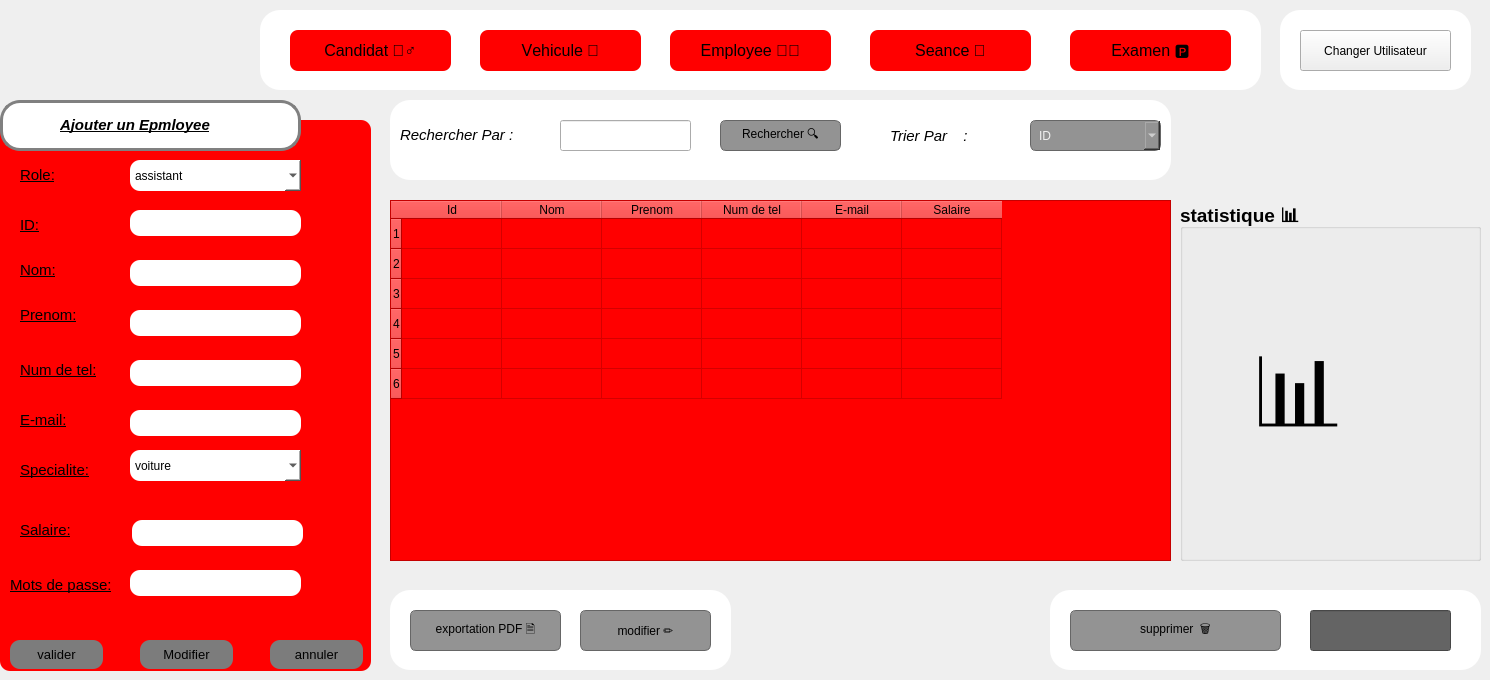
    <widget class="QWidget" name="tab2">
     <attribute name="title">
      <string>Tab 2</string>
     </attribute>
     <widget class="QGroupBox" name="groupBox_6">
      <property name="geometry">
       <rect>
        <x>0</x>
        <y>120</y>
        <width>371</width>
        <height>551</height>
       </rect>
      </property>
      <property name="font">
       <font>
        <pointsize>14</pointsize>
        <italic>false</italic>
        <bold>true</bold>
        <underline>false</underline>
        <strikeout>false</strikeout>
       </font>
      </property>
      <property name="styleSheet">
       <string notr="true">color: rgb(0, 0, 0);
background-color: rgb(255, 0, 0);
border-color: qlineargradient(spread:pad, x1:0, y1:0, x2:1, y2:0, stop:0 rgba(0, 0, 0, 255), stop:1 rgba(255, 255, 255, 255));
border-radius: 10px;
</string>
      </property>
      <property name="title">
       <string/>
      </property>
      <widget class="QLineEdit" name="lineEdit_28">
       <property name="geometry">
        <rect>
         <x>130</x>
         <y>90</y>
         <width>171</width>
         <height>26</height>
        </rect>
       </property>
       <property name="styleSheet">
        <string notr="true">background-color: white;</string>
       </property>
      </widget>
      <widget class="QLabel" name="label_38">
       <property name="geometry">
        <rect>
         <x>20</x>
         <y>90</y>
         <width>63</width>
         <height>31</height>
        </rect>
       </property>
       <property name="font">
        <font>
         <pointsize>9</pointsize>
         <italic>false</italic>
         <bold>false</bold>
         <underline>false</underline>
         <strikeout>false</strikeout>
        </font>
       </property>
       <property name="text">
        <string>&lt;html&gt;&lt;head/&gt;&lt;body&gt;&lt;p&gt;&lt;span style=&quot; font-size:11pt; text-decoration: underline;&quot;&gt;ID:&lt;/span&gt;&lt;/p&gt;&lt;/body&gt;&lt;/html&gt;</string>
       </property>
      </widget>
      <widget class="QLabel" name="label_39">
       <property name="geometry">
        <rect>
         <x>20</x>
         <y>140</y>
         <width>63</width>
         <height>21</height>
        </rect>
       </property>
       <property name="font">
        <font>
         <pointsize>9</pointsize>
         <italic>false</italic>
         <bold>false</bold>
         <underline>false</underline>
         <strikeout>false</strikeout>
        </font>
       </property>
       <property name="text">
        <string>&lt;html&gt;&lt;head/&gt;&lt;body&gt;&lt;p&gt;&lt;span style=&quot; font-size:11pt; text-decoration: underline;&quot;&gt;Nom:&lt;/span&gt;&lt;/p&gt;&lt;/body&gt;&lt;/html&gt;</string>
       </property>
      </widget>
      <widget class="QLabel" name="label_40">
       <property name="geometry">
        <rect>
         <x>20</x>
         <y>180</y>
         <width>71</width>
         <height>31</height>
        </rect>
       </property>
       <property name="font">
        <font>
         <pointsize>9</pointsize>
         <italic>false</italic>
         <bold>false</bold>
         <underline>false</underline>
         <strikeout>false</strikeout>
        </font>
       </property>
       <property name="text">
        <string>&lt;html&gt;&lt;head/&gt;&lt;body&gt;&lt;p&gt;&lt;span style=&quot; font-size:11pt; text-decoration: underline;&quot;&gt;Prenom:&lt;/span&gt;&lt;/p&gt;&lt;/body&gt;&lt;/html&gt;</string>
       </property>
      </widget>
      <widget class="QLabel" name="label_41">
       <property name="geometry">
        <rect>
         <x>20</x>
         <y>240</y>
         <width>101</width>
         <height>21</height>
        </rect>
       </property>
       <property name="font">
        <font>
         <pointsize>9</pointsize>
         <italic>false</italic>
         <bold>false</bold>
         <underline>false</underline>
         <strikeout>false</strikeout>
        </font>
       </property>
       <property name="text">
        <string>&lt;html&gt;&lt;head/&gt;&lt;body&gt;&lt;p&gt;&lt;span style=&quot; font-size:11pt; text-decoration: underline;&quot;&gt;Num de tel:&lt;/span&gt;&lt;/p&gt;&lt;/body&gt;&lt;/html&gt;</string>
       </property>
      </widget>
      <widget class="QLabel" name="label_42">
       <property name="geometry">
        <rect>
         <x>20</x>
         <y>290</y>
         <width>81</width>
         <height>21</height>
        </rect>
       </property>
       <property name="font">
        <font>
         <pointsize>9</pointsize>
         <italic>false</italic>
         <bold>false</bold>
         <underline>false</underline>
         <strikeout>false</strikeout>
        </font>
       </property>
       <property name="text">
        <string>&lt;html&gt;&lt;head/&gt;&lt;body&gt;&lt;p&gt;&lt;span style=&quot; font-size:11pt; text-decoration: underline;&quot;&gt;E-mail:&lt;/span&gt;&lt;/p&gt;&lt;/body&gt;&lt;/html&gt;</string>
       </property>
      </widget>
      <widget class="QLabel" name="label_43">
       <property name="geometry">
        <rect>
         <x>20</x>
         <y>40</y>
         <width>63</width>
         <height>31</height>
        </rect>
       </property>
       <property name="font">
        <font>
         <pointsize>9</pointsize>
         <italic>false</italic>
         <bold>false</bold>
         <underline>false</underline>
         <strikeout>false</strikeout>
        </font>
       </property>
       <property name="text">
        <string>&lt;html&gt;&lt;head/&gt;&lt;body&gt;&lt;p&gt;&lt;span style=&quot; font-size:11pt; text-decoration: underline;&quot;&gt;Role:&lt;/span&gt;&lt;/p&gt;&lt;/body&gt;&lt;/html&gt;</string>
       </property>
      </widget>
      <widget class="QLabel" name="label_44">
       <property name="geometry">
        <rect>
         <x>20</x>
         <y>340</y>
         <width>91</width>
         <height>21</height>
        </rect>
       </property>
       <property name="font">
        <font>
         <pointsize>9</pointsize>
         <italic>false</italic>
         <bold>false</bold>
         <underline>false</underline>
         <strikeout>false</strikeout>
        </font>
       </property>
       <property name="text">
        <string>&lt;html&gt;&lt;head/&gt;&lt;body&gt;&lt;p&gt;&lt;span style=&quot; font-size:11pt; text-decoration: underline;&quot;&gt;Specialite:&lt;/span&gt;&lt;/p&gt;&lt;/body&gt;&lt;/html&gt;</string>
       </property>
      </widget>
      <widget class="QLabel" name="label_45">
       <property name="geometry">
        <rect>
         <x>10</x>
         <y>450</y>
         <width>121</width>
         <height>31</height>
        </rect>
       </property>
       <property name="font">
        <font>
         <pointsize>9</pointsize>
         <italic>false</italic>
         <bold>false</bold>
         <underline>false</underline>
         <strikeout>false</strikeout>
        </font>
       </property>
       <property name="text">
        <string>&lt;html&gt;&lt;head/&gt;&lt;body&gt;&lt;p&gt;&lt;span style=&quot; font-size:11pt; text-decoration: underline;&quot;&gt;Mots de passe:&lt;/span&gt;&lt;/p&gt;&lt;/body&gt;&lt;/html&gt;</string>
       </property>
      </widget>
      <widget class="QPushButton" name="pushButton_33">
       <property name="geometry">
        <rect>
         <x>270</x>
         <y>520</y>
         <width>93</width>
         <height>29</height>
        </rect>
       </property>
       <property name="font">
        <font>
         <pointsize>10</pointsize>
         <italic>false</italic>
         <bold>false</bold>
         <underline>false</underline>
         <strikeout>false</strikeout>
        </font>
       </property>
       <property name="styleSheet">
        <string notr="true">background-color: rgb(124, 124, 124);</string>
       </property>
       <property name="text">
        <string>annuler</string>
       </property>
      </widget>
      <widget class="QPushButton" name="pushButton_34">
       <property name="geometry">
        <rect>
         <x>10</x>
         <y>520</y>
         <width>93</width>
         <height>29</height>
        </rect>
       </property>
       <property name="font">
        <font>
         <pointsize>10</pointsize>
         <italic>false</italic>
         <bold>false</bold>
         <underline>false</underline>
         <strikeout>false</strikeout>
        </font>
       </property>
       <property name="styleSheet">
        <string notr="true">background-color: rgb(124, 124, 124);</string>
       </property>
       <property name="text">
        <string>valider</string>
       </property>
      </widget>
      <widget class="QComboBox" name="comboBox_11">
       <property name="geometry">
        <rect>
         <x>130</x>
         <y>40</y>
         <width>171</width>
         <height>31</height>
        </rect>
       </property>
       <property name="font">
        <font>
         <pointsize>9</pointsize>
         <italic>false</italic>
         <bold>false</bold>
         <underline>false</underline>
         <strikeout>false</strikeout>
        </font>
       </property>
       <property name="styleSheet">
        <string notr="true">background-color: rgb(255, 255, 255);</string>
       </property>
       <item>
        <property name="text">
         <string>assistant</string>
        </property>
       </item>
       <item>
        <property name="text">
         <string>moniteur</string>
        </property>
       </item>
      </widget>
      <widget class="QComboBox" name="comboBox_12">
       <property name="geometry">
        <rect>
         <x>130</x>
         <y>330</y>
         <width>171</width>
         <height>31</height>
        </rect>
       </property>
       <property name="font">
        <font>
         <pointsize>9</pointsize>
         <italic>false</italic>
         <bold>false</bold>
         <underline>false</underline>
         <strikeout>false</strikeout>
        </font>
       </property>
       <property name="styleSheet">
        <string notr="true">
background-color: rgb(255, 255, 255);</string>
       </property>
       <item>
        <property name="text">
         <string>voiture</string>
        </property>
       </item>
       <item>
        <property name="text">
         <string>moto</string>
        </property>
       </item>
       <item>
        <property name="text">
         <string>Poids lourd</string>
        </property>
       </item>
       <item>
        <property name="text">
         <string>Transport en commun</string>
        </property>
       </item>
       <item>
        <property name="text">
         <string>Véhicules spéciaux</string>
        </property>
       </item>
      </widget>
      <widget class="QLabel" name="label_47">
       <property name="geometry">
        <rect>
         <x>20</x>
         <y>400</y>
         <width>81</width>
         <height>21</height>
        </rect>
       </property>
       <property name="font">
        <font>
         <pointsize>9</pointsize>
         <italic>false</italic>
         <bold>false</bold>
         <underline>false</underline>
         <strikeout>false</strikeout>
        </font>
       </property>
       <property name="text">
        <string>&lt;html&gt;&lt;head/&gt;&lt;body&gt;&lt;p&gt;&lt;span style=&quot; font-size:11pt; text-decoration: underline;&quot;&gt;Salaire:&lt;/span&gt;&lt;/p&gt;&lt;/body&gt;&lt;/html&gt;</string>
       </property>
      </widget>
      <widget class="QLineEdit" name="lineEdit_29">
       <property name="geometry">
        <rect>
         <x>130</x>
         <y>140</y>
         <width>171</width>
         <height>26</height>
        </rect>
       </property>
       <property name="styleSheet">
        <string notr="true">background-color: white;</string>
       </property>
      </widget>
      <widget class="QLineEdit" name="lineEdit_30">
       <property name="geometry">
        <rect>
         <x>130</x>
         <y>190</y>
         <width>171</width>
         <height>26</height>
        </rect>
       </property>
       <property name="styleSheet">
        <string notr="true">background-color: white;</string>
       </property>
      </widget>
      <widget class="QLineEdit" name="lineEdit_31">
       <property name="geometry">
        <rect>
         <x>130</x>
         <y>240</y>
         <width>171</width>
         <height>26</height>
        </rect>
       </property>
       <property name="styleSheet">
        <string notr="true">background-color: white;</string>
       </property>
      </widget>
      <widget class="QLineEdit" name="lineEdit_32">
       <property name="geometry">
        <rect>
         <x>130</x>
         <y>290</y>
         <width>171</width>
         <height>26</height>
        </rect>
       </property>
       <property name="styleSheet">
        <string notr="true">background-color: white;</string>
       </property>
      </widget>
      <widget class="QLineEdit" name="lineEdit_34">
       <property name="geometry">
        <rect>
         <x>132</x>
         <y>400</y>
         <width>171</width>
         <height>26</height>
        </rect>
       </property>
       <property name="styleSheet">
        <string notr="true">background-color: white;</string>
       </property>
      </widget>
      <widget class="QLineEdit" name="lineEdit_33">
       <property name="geometry">
        <rect>
         <x>130</x>
         <y>450</y>
         <width>171</width>
         <height>26</height>
        </rect>
       </property>
       <property name="styleSheet">
        <string notr="true">background-color: white;</string>
       </property>
      </widget>
      <widget class="QPushButton" name="pushButton_45">
       <property name="geometry">
        <rect>
         <x>140</x>
         <y>520</y>
         <width>93</width>
         <height>29</height>
        </rect>
       </property>
       <property name="font">
        <font>
         <pointsize>10</pointsize>
         <italic>false</italic>
         <bold>false</bold>
         <underline>false</underline>
         <strikeout>false</strikeout>
        </font>
       </property>
       <property name="styleSheet">
        <string notr="true">background-color: rgb(124, 124, 124);</string>
       </property>
       <property name="text">
        <string>Modifier</string>
       </property>
      </widget>
     </widget>
     <widget class="QTableWidget" name="tableWidget_3">
      <property name="geometry">
       <rect>
        <x>390</x>
        <y>200</y>
        <width>781</width>
        <height>361</height>
       </rect>
      </property>
      <property name="styleSheet">
       <string notr="true">background-color: rgb(255, 0, 0);</string>
      </property>
      <row/>
      <row/>
      <row/>
      <row/>
      <row/>
      <row/>
      <column>
       <property name="text">
        <string>Id</string>
       </property>
      </column>
      <column>
       <property name="text">
        <string>Nom</string>
       </property>
      </column>
      <column>
       <property name="text">
        <string>Prenom</string>
       </property>
      </column>
      <column>
       <property name="text">
        <string>Num de tel</string>
       </property>
      </column>
      <column>
       <property name="text">
        <string>E-mail</string>
       </property>
      </column>
      <column>
       <property name="text">
        <string>Salaire</string>
       </property>
      </column>
     </widget>
     <widget class="QFrame" name="frame2_2">
      <property name="geometry">
       <rect>
        <x>0</x>
        <y>100</y>
        <width>301</width>
        <height>51</height>
       </rect>
      </property>
      <property name="styleSheet">
       <string notr="true">#frame2_2{
border: 3px solid grey ;
border-radius: 20px;
background: white ;
}</string>
      </property>
      <property name="frameShape">
       <enum>QFrame::Shape::StyledPanel</enum>
      </property>
      <property name="frameShadow">
       <enum>QFrame::Shadow::Raised</enum>
      </property>
      <widget class="QLabel" name="label_79">
       <property name="geometry">
        <rect>
         <x>60</x>
         <y>10</y>
         <width>191</width>
         <height>31</height>
        </rect>
       </property>
       <property name="styleSheet">
        <string notr="true">background-color: rgb(255, 255, 255);</string>
       </property>
       <property name="text">
        <string>&lt;html&gt;&lt;head/&gt;&lt;body&gt;&lt;p&gt;&lt;span style=&quot; font-size:11pt; font-weight:700; font-style:italic; text-decoration: underline; color:#000000;&quot;&gt;Ajouter un Epmloyee&lt;/span&gt;&lt;/p&gt;&lt;/body&gt;&lt;/html&gt;</string>
       </property>
      </widget>
     </widget>
     <widget class="QFrame" name="recherche_3">
      <property name="geometry">
       <rect>
        <x>390</x>
        <y>100</y>
        <width>781</width>
        <height>80</height>
       </rect>
      </property>
      <property name="styleSheet">
       <string notr="true">#recherche_3{
	border-color: rgb(85, 170, 0);
border-radius: 20px;
background: white ;
}</string>
      </property>
      <property name="frameShape">
       <enum>QFrame::Shape::StyledPanel</enum>
      </property>
      <property name="frameShadow">
       <enum>QFrame::Shadow::Raised</enum>
      </property>
      <widget class="QLabel" name="label_25">
       <property name="geometry">
        <rect>
         <x>10</x>
         <y>20</y>
         <width>131</width>
         <height>31</height>
        </rect>
       </property>
       <property name="font">
        <font>
         <pointsize>11</pointsize>
         <italic>true</italic>
        </font>
       </property>
       <property name="styleSheet">
        <string notr="true">background-color: rgb(255, 255, 255);</string>
       </property>
       <property name="text">
        <string>&lt;html&gt;&lt;head/&gt;&lt;body&gt;&lt;p&gt;&lt;span style=&quot; color:#000000;&quot;&gt;Rechercher Par  :&lt;/span&gt;&lt;/p&gt;&lt;/body&gt;&lt;/html&gt;</string>
       </property>
      </widget>
      <widget class="QLineEdit" name="lineEdit_57">
       <property name="geometry">
        <rect>
         <x>170</x>
         <y>20</y>
         <width>131</width>
         <height>31</height>
        </rect>
       </property>
      </widget>
      <widget class="QPushButton" name="pushButton_14">
       <property name="geometry">
        <rect>
         <x>330</x>
         <y>20</y>
         <width>121</width>
         <height>31</height>
        </rect>
       </property>
       <property name="styleSheet">
        <string notr="true">background-color: #939393;   /* gris foncé */
    color: black;              /* blanc clair */
    border: 1px solid #666666;
     border-radius: 6px;
    padding: 4px 8px;
  </string>
       </property>
       <property name="text">
        <string>Rechercher 🔍</string>
       </property>
      </widget>
      <widget class="QLabel" name="label_26">
       <property name="geometry">
        <rect>
         <x>500</x>
         <y>20</y>
         <width>111</width>
         <height>31</height>
        </rect>
       </property>
       <property name="font">
        <font>
         <pointsize>11</pointsize>
         <italic>true</italic>
        </font>
       </property>
       <property name="styleSheet">
        <string notr="true">background-color: rgb(255, 255, 255);</string>
       </property>
       <property name="text">
        <string>&lt;html&gt;&lt;head/&gt;&lt;body&gt;&lt;p&gt;&lt;span style=&quot; color:#000000;&quot;&gt;Trier Par &lt;/span&gt;&lt;span style=&quot; font-size:12pt; color:#000000;&quot;/&gt;&lt;span style=&quot; font-size:12pt;&quot;&gt;🔽&lt;/span&gt;&lt;span style=&quot; color:#000000;&quot;&gt;: &lt;/span&gt;&lt;/p&gt;&lt;/body&gt;&lt;/html&gt;</string>
       </property>
      </widget>
      <widget class="QComboBox" name="comboBox_6">
       <property name="geometry">
        <rect>
         <x>640</x>
         <y>20</y>
         <width>131</width>
         <height>31</height>
        </rect>
       </property>
       <property name="styleSheet">
        <string notr="true">background-color: #939393;   /* gris foncé */
    color: #f0f0f0;              /* blanc clair */
    border: 1px solid #666666;
    border-radius: 6px;
    padding: 4px 8px;</string>
       </property>
       <item>
        <property name="text">
         <string>ID</string>
        </property>
       </item>
       <item>
        <property name="text">
         <string>Nom</string>
        </property>
       </item>
      </widget>
     </widget>
     <widget class="QFrame" name="pdf_3">
      <property name="geometry">
       <rect>
        <x>390</x>
        <y>590</y>
        <width>341</width>
        <height>80</height>
       </rect>
      </property>
      <property name="styleSheet">
       <string notr="true">#pdf_3{
	border-color: rgb(85, 170, 0);
border-radius: 20px;
background: white ;
}</string>
      </property>
      <property name="frameShape">
       <enum>QFrame::Shape::StyledPanel</enum>
      </property>
      <property name="frameShadow">
       <enum>QFrame::Shadow::Raised</enum>
      </property>
      <widget class="QPushButton" name="pushButton_78">
       <property name="geometry">
        <rect>
         <x>20</x>
         <y>20</y>
         <width>151</width>
         <height>41</height>
        </rect>
       </property>
       <property name="styleSheet">
        <string notr="true">background-color: #939393;   /* gris foncé */
alternate-background-color: rgb(188, 188, 188);
    color: black;              /* blanc clair */
    border: 1px solid #666666;
     border-radius: 6px;
    padding: 4px 8px;
  </string>
       </property>
       <property name="text">
        <string>exportation PDF 🗎</string>
       </property>
       <property name="iconSize">
        <size>
         <width>20</width>
         <height>20</height>
        </size>
       </property>
      </widget>
      <widget class="QPushButton" name="pushButton_15">
       <property name="geometry">
        <rect>
         <x>190</x>
         <y>20</y>
         <width>131</width>
         <height>41</height>
        </rect>
       </property>
       <property name="styleSheet">
        <string notr="true">background-color: #939393;   /* gris foncé */
    color: black;              /* blanc clair */
    border: 1px solid #666666;
     border-radius: 6px;
    padding: 4px 8px;
  </string>
       </property>
       <property name="text">
        <string>modifier ✏️</string>
       </property>
      </widget>
     </widget>
     <widget class="QFrame" name="supp_3">
      <property name="geometry">
       <rect>
        <x>1050</x>
        <y>590</y>
        <width>431</width>
        <height>80</height>
       </rect>
      </property>
      <property name="styleSheet">
       <string notr="true">#supp_3{
	border-color: rgb(85, 170, 0);
border-radius: 20px;
background: white ;
}</string>
      </property>
      <property name="frameShape">
       <enum>QFrame::Shape::StyledPanel</enum>
      </property>
      <property name="frameShadow">
       <enum>QFrame::Shadow::Raised</enum>
      </property>
      <widget class="QPushButton" name="pushButton_16">
       <property name="geometry">
        <rect>
         <x>20</x>
         <y>20</y>
         <width>211</width>
         <height>41</height>
        </rect>
       </property>
       <property name="styleSheet">
        <string notr="true">background-color: #939393;   /* gris foncé */
    color: black;              /* blanc clair */
    border: 1px solid #666666;
     border-radius: 6px;
    padding: 4px 8px;
  </string>
       </property>
       <property name="text">
        <string>supprimer  🗑️</string>
       </property>
      </widget>
      <widget class="QLineEdit" name="lineEdit_14">
       <property name="geometry">
        <rect>
         <x>260</x>
         <y>20</y>
         <width>141</width>
         <height>41</height>
        </rect>
       </property>
       <property name="styleSheet">
        <string notr="true">background-color: rgb(100, 100, 100);
border-color: rgb(0, 0, 0);</string>
       </property>
      </widget>
     </widget>
     <widget class="QGroupBox" name="groupBox_15">
      <property name="geometry">
       <rect>
        <x>1180</x>
        <y>200</y>
        <width>301</width>
        <height>361</height>
       </rect>
      </property>
      <property name="font">
       <font>
        <pointsize>14</pointsize>
        <bold>true</bold>
       </font>
      </property>
      <property name="title">
       <string>statistique 📊</string>
      </property>
      <widget class="QLabel" name="label_27">
       <property name="geometry">
        <rect>
         <x>70</x>
         <y>120</y>
         <width>231</width>
         <height>171</height>
        </rect>
       </property>
       <property name="text">
        <string>&lt;html&gt;&lt;head/&gt;&lt;body&gt;&lt;p&gt;&lt;span style=&quot; font-size:72pt;&quot;&gt;📊&lt;/span&gt;&lt;/p&gt;&lt;/body&gt;&lt;/html&gt;</string>
       </property>
      </widget>
     </widget>
     <widget class="QFrame" name="menu2">
      <property name="geometry">
       <rect>
        <x>260</x>
        <y>10</y>
        <width>1001</width>
        <height>80</height>
       </rect>
      </property>
      <property name="styleSheet">
       <string notr="true">#menu2{
	border-color: rgb(85, 170, 0);
border-radius: 20px;
background: white ;
}</string>
      </property>
      <property name="frameShape">
       <enum>QFrame::Shape::StyledPanel</enum>
      </property>
      <property name="frameShadow">
       <enum>QFrame::Shadow::Raised</enum>
      </property>
      <widget class="QPushButton" name="candidat_3">
       <property name="enabled">
        <bool>true</bool>
       </property>
       <property name="geometry">
        <rect>
         <x>30</x>
         <y>20</y>
         <width>161</width>
         <height>41</height>
        </rect>
       </property>
       <property name="font">
        <font>
         <pointsize>12</pointsize>
         <bold>false</bold>
         <strikeout>false</strikeout>
         <kerning>false</kerning>
        </font>
       </property>
       <property name="whatsThis">
        <string>&lt;html&gt;&lt;head/&gt;&lt;body&gt;&lt;p&gt;&lt;br/&gt;&lt;/p&gt;&lt;/body&gt;&lt;/html&gt;</string>
       </property>
       <property name="styleSheet">
        <string notr="true"> background-color:rgb(255, 0, 0);;   /* rouge vif */
    color: black ;                /* texte blanc */
    border-radius: 8px;          /* coins arrondis */
    padding: 8px 16px;           /* espace interne */
              
    border: none;</string>
       </property>
       <property name="text">
        <string>Candidat 🧍‍♂️</string>
       </property>
      </widget>
      <widget class="QPushButton" name="vehicule_3">
       <property name="enabled">
        <bool>true</bool>
       </property>
       <property name="geometry">
        <rect>
         <x>220</x>
         <y>20</y>
         <width>161</width>
         <height>41</height>
        </rect>
       </property>
       <property name="font">
        <font>
         <pointsize>12</pointsize>
         <bold>false</bold>
         <kerning>false</kerning>
        </font>
       </property>
       <property name="styleSheet">
        <string notr="true"> background-color:rgb(255, 0, 0);;   /* rouge vif */
    color: black;                /* texte blanc */
    border-radius: 8px;          /* coins arrondis */
    padding: 8px 16px;           /* espace interne */
    
    border: none;</string>
       </property>
       <property name="text">
        <string>Vehicule 🚗</string>
       </property>
      </widget>
      <widget class="QPushButton" name="employee_3">
       <property name="enabled">
        <bool>true</bool>
       </property>
       <property name="geometry">
        <rect>
         <x>410</x>
         <y>20</y>
         <width>161</width>
         <height>41</height>
        </rect>
       </property>
       <property name="font">
        <font>
         <pointsize>12</pointsize>
         <bold>false</bold>
         <kerning>false</kerning>
        </font>
       </property>
       <property name="styleSheet">
        <string notr="true"> background-color:rgb(255, 0, 0);;   /* rouge vif */
    color: black;                /* texte blanc */
    border-radius: 8px;          /* coins arrondis */
    padding: 8px 16px;           /* espace interne */
   
    border: none;</string>
       </property>
       <property name="text">
        <string>Employee 🧑‍🏫</string>
       </property>
      </widget>
      <widget class="QPushButton" name="seance_3">
       <property name="enabled">
        <bool>true</bool>
       </property>
       <property name="geometry">
        <rect>
         <x>610</x>
         <y>20</y>
         <width>161</width>
         <height>41</height>
        </rect>
       </property>
       <property name="font">
        <font>
         <pointsize>12</pointsize>
         <bold>false</bold>
         <kerning>false</kerning>
        </font>
       </property>
       <property name="styleSheet">
        <string notr="true"> background-color:rgb(255, 0, 0);;   /* rouge vif */
    color: black;                /* texte blanc */
    border-radius: 8px;          /* coins arrondis */
    padding: 8px 16px;           /* espace interne */
   
    border: none;</string>
       </property>
       <property name="text">
        <string>Seance 🧭</string>
       </property>
      </widget>
      <widget class="QPushButton" name="examen_3">
       <property name="enabled">
        <bool>true</bool>
       </property>
       <property name="geometry">
        <rect>
         <x>810</x>
         <y>20</y>
         <width>161</width>
         <height>41</height>
        </rect>
       </property>
       <property name="font">
        <font>
         <pointsize>12</pointsize>
         <bold>false</bold>
         <kerning>false</kerning>
        </font>
       </property>
       <property name="styleSheet">
        <string notr="true"> background-color:rgb(255, 0, 0);;   /* rouge vif */
    color: black;                /* texte blanc */
    border-radius: 8px;          /* coins arrondis */
    padding: 8px 16px;           /* espace interne */
    
    border: none;</string>
       </property>
       <property name="text">
        <string>Examen 🅿️</string>
       </property>
      </widget>
     </widget>
     <widget class="QLabel" name="label_20">
      <property name="geometry">
       <rect>
        <x>-10</x>
        <y>0</y>
        <width>271</width>
        <height>121</height>
       </rect>
      </property>
      <property name="text">
       <string/>
      </property>
      <property name="pixmap">
       <pixmap>:/images/logo.png</pixmap>
      </property>
     </widget>
     <widget class="QFrame" name="utilisateur_3">
      <property name="geometry">
       <rect>
        <x>1280</x>
        <y>10</y>
        <width>191</width>
        <height>80</height>
       </rect>
      </property>
      <property name="styleSheet">
       <string notr="true">#utilisateur_3{
	border-color: rgb(85, 170, 0);
border-radius: 20px;
background: white ;
}</string>
      </property>
      <property name="frameShape">
       <enum>QFrame::Shape::StyledPanel</enum>
      </property>
      <property name="frameShadow">
       <enum>QFrame::Shadow::Raised</enum>
      </property>
      <widget class="QPushButton" name="pushButton_56">
       <property name="geometry">
        <rect>
         <x>20</x>
         <y>20</y>
         <width>151</width>
         <height>41</height>
        </rect>
       </property>
       <property name="text">
        <string>Changer Utilisateur</string>
       </property>
      </widget>
     </widget>
     <zorder>label_20</zorder>
     <zorder>groupBox_6</zorder>
     <zorder>tableWidget_3</zorder>
     <zorder>frame2_2</zorder>
     <zorder>recherche_3</zorder>
     <zorder>pdf_3</zorder>
     <zorder>supp_3</zorder>
     <zorder>groupBox_15</zorder>
     <zorder>menu2</zorder>
     <zorder>utilisateur_3</zorder>
    </widget>
